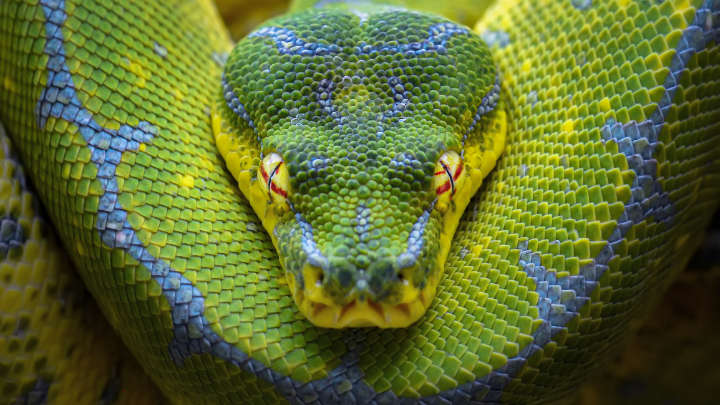
#> input picture 6_md/python.jpg, 720 x 405 px
$ python 6-3-uzd.py
#> lines starting #> are read from the running program, lines starting #| are printed output that depends on the picture; after the words box and inside, x2 and y2 are one past the last pixel; in counts of white or black regions, pixels touching at a corner belong together
#!/usr/bin/env python3
'''
Python 6 nodarbības mājasdarbs Nr.3

Uzdevums: aizpildīt vietas ar atzīmi TODO
'''

import numpy as np
import cv2

# importēt "python.jpg" bildi

img = cv2.imread('python.jpg')
#> img is the input picture: shape (405, 720, 3); mean B, G, R 47.8, 107.3, 92.4
cv2.imshow('img', img)

# Pārveidot bildi melnbaltu un izvadīt uz ekrāna
img_peleks = cv2.cvtColor(img, cv2.COLOR_RGB2GRAY) # TODO
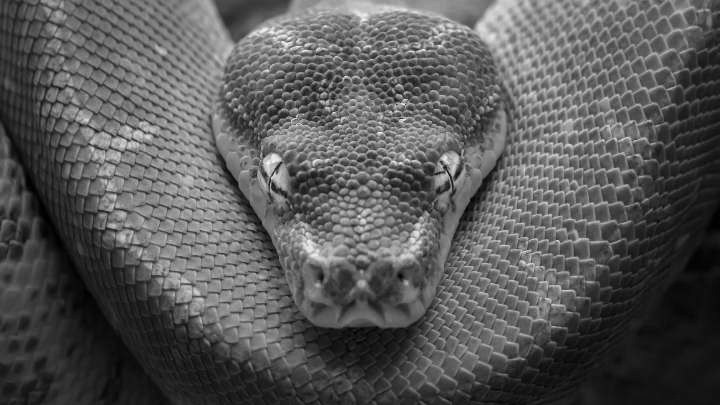
#> img_peleks: shape (405, 720); min 0, max 248, mean 87.8
(thresh, img_melnbalts) = cv2.threshold(img_peleks, 127, 255, cv2.THRESH_BINARY)
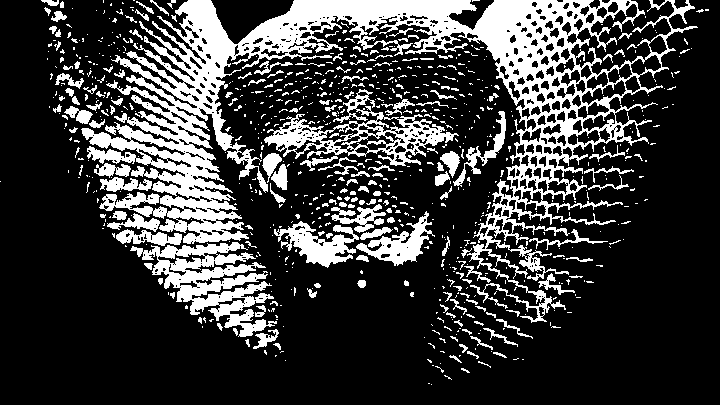
#> img_melnbalts: shape (405, 720); 23.7% white; 811 white regions (643 under 20 px), largest, box (x1, y1, x2, y2) and area: (81, 0, 698, 323) 41277, (130, 242, 277, 337) 5449, (264, 89, 459, 166) 3951

cv2.imshow('Melnbalta bilde', img_melnbalts)

# pielietot Caddy edge detection uz originālās bildes un izvadīt uz ekrāna
img_caddy = cv2.Canny(image=img, threshold1=100, threshold2=200) # TODO
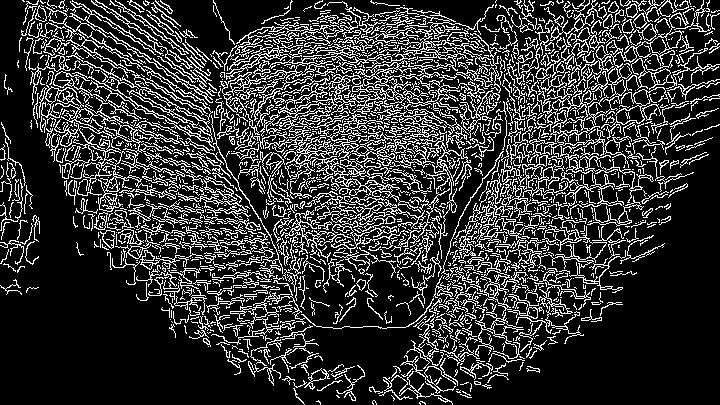
#> img_caddy: shape (405, 720); 20.5% white in thin lines or dots

cv2.imshow('Canny', img_caddy)

# Pārveidot TIKAI zilo krāsu par sarkanu un izvadīt uz ekrāna


sensitivity = 5
gain = 120

def changer(image, sensitivity, strength):
#> called with sensitivity = 5, strength = 120
    for row in image:
        for pixel in row:
            b = pixel[0]
            g = pixel[1]
            r = pixel[2]
            if (b > g + sensitivity) & (b > r + sensitivity):
                if pixel[2] + strength > 255:
                    pixel[2] = 255
                    pixel[0] = 0
                else:
                    pixel[2] = r + strength
                    pixel[0] = 0
#> after the loop, pixel = [7, 25, 26]
    return image

ra_img = changer(img, sensitivity, gain)
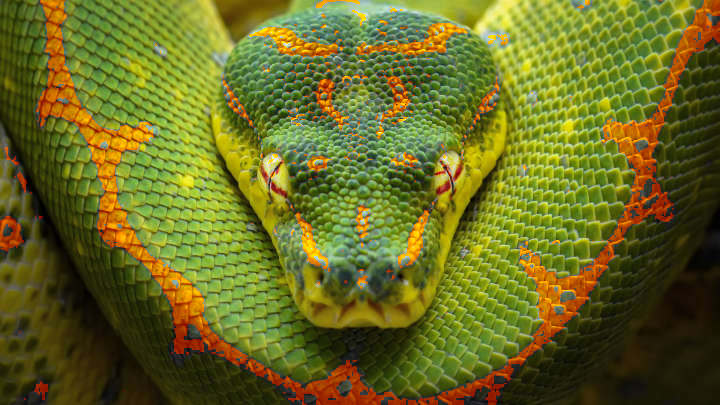
#> ra_img: shape (405, 720, 3); mean B, G, R 34, 107.3, 105.3

cv2.imshow('ra_img', ra_img)

cv2.waitKey()
cv2.destroyAllWindows()
